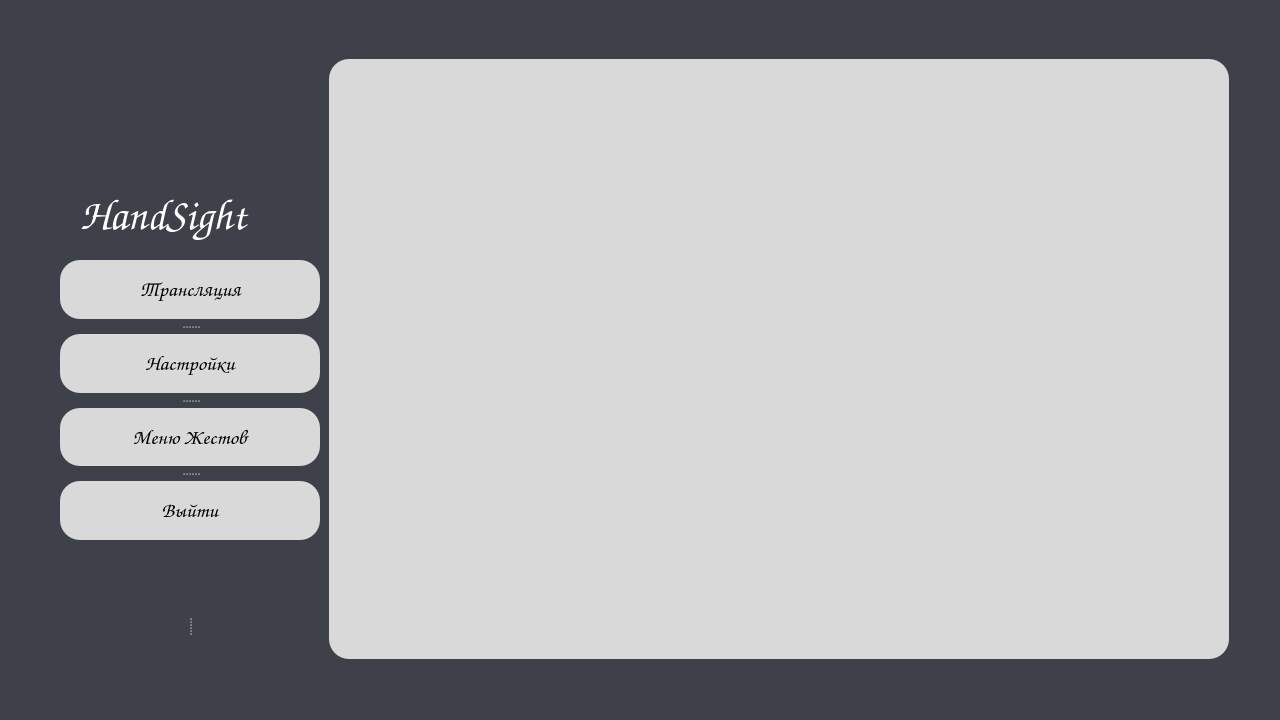
<?xml version="1.0" encoding="UTF-8"?>
<ui version="4.0">
 <class>main_window</class>
 <widget class="QMainWindow" name="main_window">
  <property name="geometry">
   <rect>
    <x>0</x>
    <y>0</y>
    <width>1280</width>
    <height>720</height>
   </rect>
  </property>
  <property name="windowTitle">
   <string>HandSight - wanna see your gesture</string>
  </property>
  <property name="styleSheet">
   <string notr="true">background-color: rgb(62, 65, 74);</string>
  </property>
  <widget class="QWidget" name="centralwidget">
   <widget class="QLabel" name="label">
    <property name="geometry">
     <rect>
      <x>80</x>
      <y>180</y>
      <width>220</width>
      <height>70</height>
     </rect>
    </property>
    <property name="font">
     <font>
      <family>Comic Sans MS</family>
      <pointsize>32</pointsize>
      <weight>75</weight>
      <italic>true</italic>
      <bold>true</bold>
     </font>
    </property>
    <property name="styleSheet">
     <string notr="true">color: rgb(255, 255, 255);</string>
    </property>
    <property name="text">
     <string>HandSight</string>
    </property>
   </widget>
   <widget class="QLabel" name="label_2">
    <property name="geometry">
     <rect>
      <x>100</x>
      <y>60</y>
      <width>181</width>
      <height>121</height>
     </rect>
    </property>
    <property name="text">
     <string/>
    </property>
    <property name="pixmap">
     <pixmap resource="resources.qrc">:/res/main_icon.svg</pixmap>
    </property>
    <property name="scaledContents">
     <bool>true</bool>
    </property>
   </widget>
   <widget class="QSplitter" name="splitter">
    <property name="geometry">
     <rect>
      <x>95</x>
      <y>580</y>
      <width>190</width>
      <height>90</height>
     </rect>
    </property>
    <property name="orientation">
     <enum>Qt::Horizontal</enum>
    </property>
    <property name="handleWidth">
     <number>10</number>
    </property>
    <widget class="QLabel" name="label_3">
     <property name="text">
      <string/>
     </property>
     <property name="pixmap">
      <pixmap resource="resources.qrc">:/res/vk_icon.svg</pixmap>
     </property>
     <property name="scaledContents">
      <bool>true</bool>
     </property>
    </widget>
    <widget class="QLabel" name="label_4">
     <property name="text">
      <string/>
     </property>
     <property name="pixmap">
      <pixmap resource="resources.qrc">:/res/tg_icon.svg</pixmap>
     </property>
     <property name="scaledContents">
      <bool>true</bool>
     </property>
    </widget>
   </widget>
   <widget class="QSplitter" name="actions">
    <property name="geometry">
     <rect>
      <x>60</x>
      <y>260</y>
      <width>260</width>
      <height>280</height>
     </rect>
    </property>
    <property name="orientation">
     <enum>Qt::Vertical</enum>
    </property>
    <property name="handleWidth">
     <number>15</number>
    </property>
    <widget class="QPushButton" name="video_stream_button">
     <property name="font">
      <font>
       <family>Comic Sans MS</family>
       <pointsize>16</pointsize>
      </font>
     </property>
     <property name="styleSheet">
      <string notr="true">	border-radius: 20px;
    background-color: rgb(217, 217, 217);</string>
     </property>
     <property name="text">
      <string>Трансляция</string>
     </property>
    </widget>
    <widget class="QPushButton" name="settings_button">
     <property name="font">
      <font>
       <family>Comic Sans MS</family>
       <pointsize>16</pointsize>
      </font>
     </property>
     <property name="styleSheet">
      <string notr="true">	border-radius: 20px;
    background-color: rgb(217, 217, 217);</string>
     </property>
     <property name="text">
      <string>Настройки</string>
     </property>
    </widget>
    <widget class="QPushButton" name="gestures_button">
     <property name="font">
      <font>
       <family>Comic Sans MS</family>
       <pointsize>16</pointsize>
      </font>
     </property>
     <property name="styleSheet">
      <string notr="true">	border-radius: 20px;
    background-color: rgb(217, 217, 217);</string>
     </property>
     <property name="text">
      <string>Меню Жестов</string>
     </property>
    </widget>
    <widget class="QPushButton" name="exit_button">
     <property name="font">
      <font>
       <family>Comic Sans MS</family>
       <pointsize>16</pointsize>
      </font>
     </property>
     <property name="styleSheet">
      <string notr="true">	border-radius: 20px;
    background-color: rgb(217, 217, 217);</string>
     </property>
     <property name="text">
      <string>Выйти</string>
     </property>
    </widget>
   </widget>
   <widget class="QStackedWidget" name="functions_widget">
    <property name="geometry">
     <rect>
      <x>329</x>
      <y>59</y>
      <width>900</width>
      <height>600</height>
     </rect>
    </property>
    <property name="styleSheet">
     <string notr="true">background-color: rgb(217, 217, 217);
border-radius: 20px;</string>
    </property>
    <property name="currentIndex">
     <number>-1</number>
    </property>
   </widget>
  </widget>
 </widget>
 <resources>
  <include location="resources.qrc"/>
 </resources>
 <connections/>
</ui>
